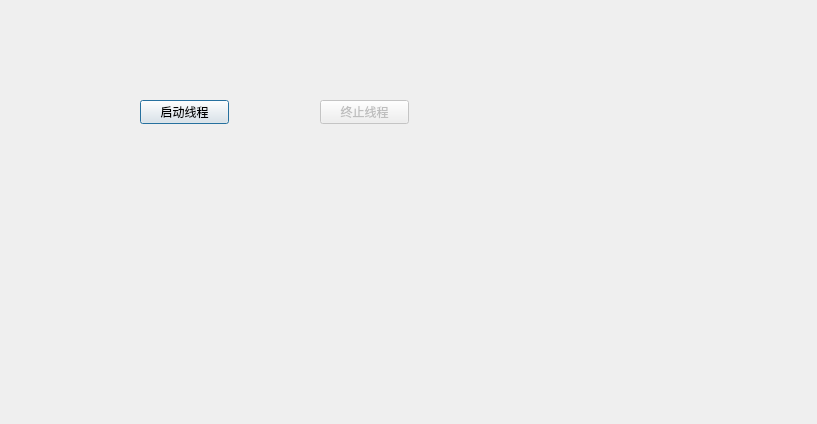
<?xml version="1.0" encoding="UTF-8"?>
<ui version="4.0">
 <class>Dialog</class>
 <widget class="QDialog" name="Dialog">
  <property name="geometry">
   <rect>
    <x>0</x>
    <y>0</y>
    <width>817</width>
    <height>424</height>
   </rect>
  </property>
  <property name="windowTitle">
   <string>Dialog</string>
  </property>
  <widget class="QPushButton" name="startBtn">
   <property name="geometry">
    <rect>
     <x>140</x>
     <y>100</y>
     <width>89</width>
     <height>24</height>
    </rect>
   </property>
   <property name="text">
    <string>启动线程</string>
   </property>
  </widget>
  <widget class="QPushButton" name="stopBtn">
   <property name="enabled">
    <bool>false</bool>
   </property>
   <property name="geometry">
    <rect>
     <x>320</x>
     <y>100</y>
     <width>89</width>
     <height>24</height>
    </rect>
   </property>
   <property name="text">
    <string>终止线程</string>
   </property>
  </widget>
 </widget>
 <layoutdefault spacing="6" margin="11"/>
 <resources/>
 <connections/>
</ui>
